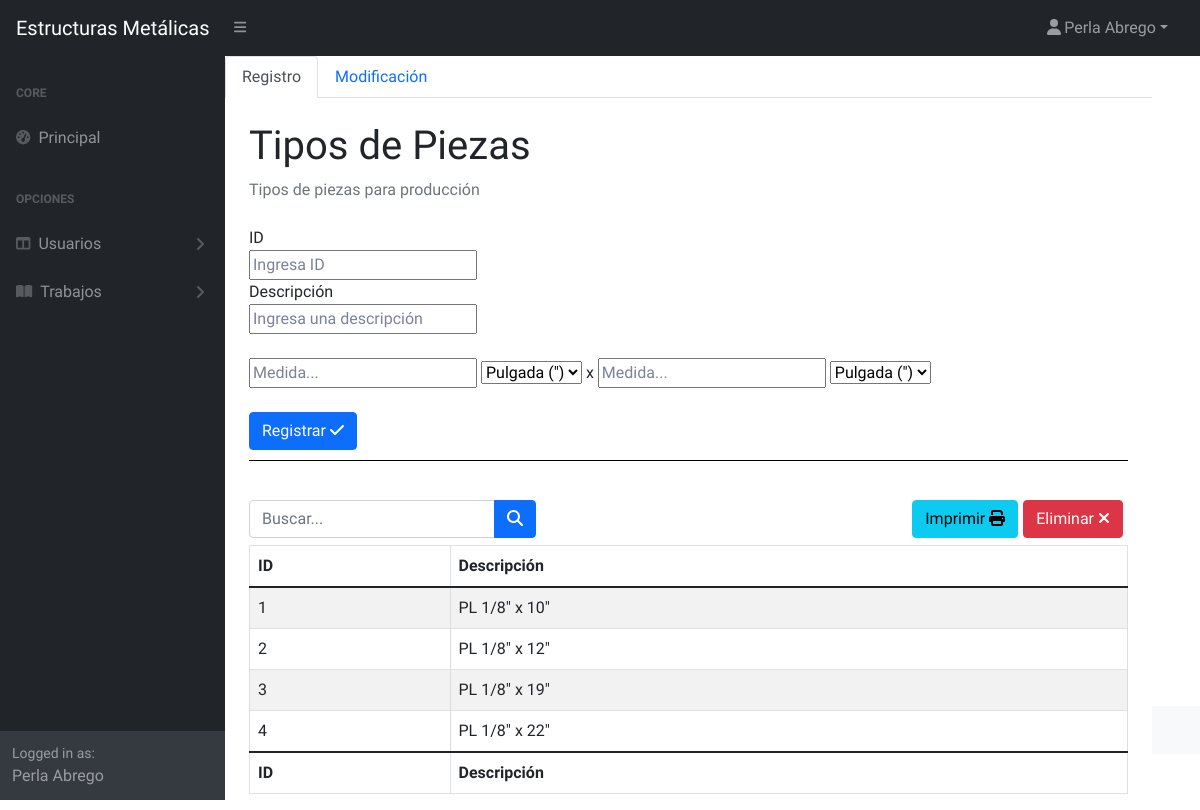
The page /principal/tiposDePieza.php?actualizacion=0 (signed in) on the database as committed earlier.
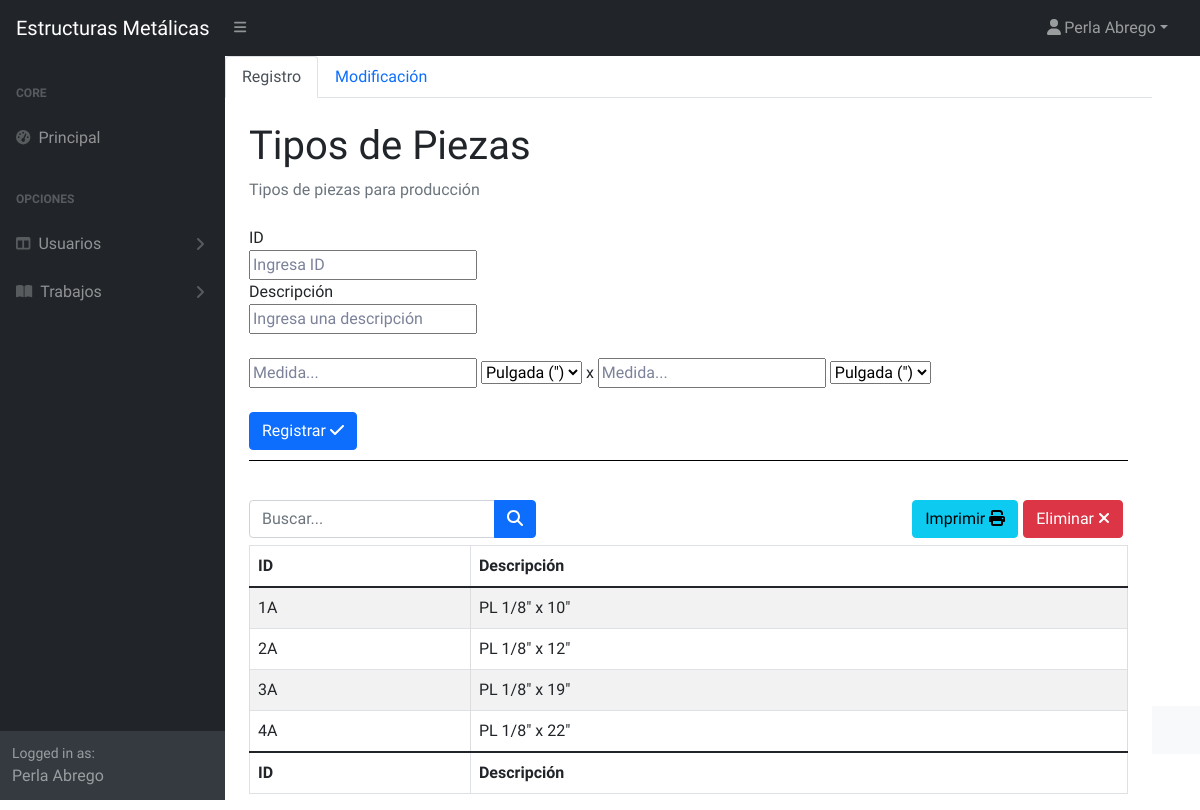
The same page on the database as committed later.
### tables this page shows
create table profile_pieza(
id_profile_pz varchar(8) primary key,
descr	varchar(40)
);

### php/crud/tipoPieza.php (called while the page is built, shortened)
<?php
    require_once MODEL_PATH."conexion.php";
    class TipoPieza{
        public function Consulta_Todos(){
            $con = new Conexion();
            $con->Conectar();
            $tabla = "profile_pieza";
            $sql = "SELECT id_profile_pz as 'ID', descr as 'Descripcion' FROM ". $tabla. ";";
            $result = $con->conexion->query($sql);
            if ($result->num_rows < 0) {
                return null;
            } else {
                return $result;
            }
        }
    }
?>

### php/conexion.php (called while the page is built, shortened)
<?php
class Conexion
{
    public $SQL_SERVER;
    public $SQL_USER;
    public $SQL_PASS;
    public $SQL_DB;
    function __construct()
    {
        $this->SQL_SERVER = "localhost";
        $this->SQL_USER = "root";
        $this->SQL_PASS = "";
        $this->SQL_DB = "StructuralSteel_db";
    }
    function Conectar(){
        $this->conexion = mysqli_connect(
            $this->SQL_SERVER,
            $this->SQL_USER,
            $this->SQL_PASS,
            $this->SQL_DB
        );
    }
}
?>

### principal/tiposDePieza.php (the view, shortened to what this page needs)
<!DOCTYPE html>
<html lang="en">
    <head>
        <link href="https://cdn.jsdelivr.net/npm/simple-datatables@latest/dist/style.css" rel="stylesheet" />
        <link href="css/styles.css" rel="stylesheet" />
        <link href="./css/style.css" rel="stylesheet" />
        <link href="../css/style_principal.css" rel="stylesheet" />
        <link rel="stylesheet" type="text/css" href="https://cdn.datatables.net/1.12.1/css/jquery.dataTables.css">
    </head>
    <body class="sb-nav-fixed">
        <nav class="sb-topnav navbar navbar-expand navbar-dark bg-dark">
            <a class="navbar-brand ps-3" href="index.php">Estructuras Metálicas</a>
            <button class="btn btn-link btn-sm order-1 order-lg-0 me-4 me-lg-0" id="sidebarToggle" href="#!"><i class="fas fa-bars"></i></button>
            <ul class="navbar-nav ms-auto ms-md-0 me-3 me-lg-4">
                <li class="nav-item dropdown">
                    <a class="nav-link dropdown-toggle" id="navbarDropdown" href="#" role="button" data-bs-toggle="dropdown" aria-expanded="false"><i class="fas fa-user fa-fw"></i><?php print $_SESSION['nombre']." ". $_SESSION['apellidoPat'];?></a>
                </li>
            </ul>
        </nav>
        <div id="layoutSidenav">
            <div id="layoutSidenav_nav">
                <nav class="sb-sidenav accordion sb-sidenav-dark" id="sidenavAccordion">
                    <div class="sb-sidenav-menu">
                        <div class="nav">
                            <div class="sb-sidenav-menu-heading">Core</div>
                            <a class="nav-link" href="index.php">
                                <div class="sb-nav-link-icon"><i class="fas fa-tachometer-alt"></i></div>
                                Principal
                            </a>
                            <div class="sb-sidenav-menu-heading">Opciones</div>
                            <a class="nav-link collapsed" href="#" data-bs-toggle="collapse" data-bs-target="#collapseLayouts" aria-expanded="false" aria-controls="collapseLayouts">
                                <div class="sb-nav-link-icon"><i class="fas fa-columns"></i></div>
                                Usuarios
                                <div class="sb-sidenav-collapse-arrow"><i class="fas fa-angle-down"></i></div>
                            </a>
                            <a class="nav-link collapsed" href="#" data-bs-toggle="collapse" data-bs-target="#collapsePages" aria-expanded="false" aria-controls="collapsePages">
                                <div class="sb-nav-link-icon"><i class="fas fa-book-open"></i></div>
                                Trabajos
                                <div class="sb-sidenav-collapse-arrow"><i class="fas fa-angle-down"></i></div>
                            </a>
                        </div>
                    </div>
                    <div class="sb-sidenav-footer">
                        <div class="small">Logged in as:</div>
                        <?php print $_SESSION['nombre']." ". $_SESSION['apellidoPat'];?>
                    </div>
                </nav>
            </div>
            <div id="layoutSidenav_content">
                <main>
                    <ul class="nav nav-tabs">
                        <li class="nav-item">
                            <a id="tab-registrar" class="nav-link active" aria-current="page" href="#">Registro</a>
                        </li>
                        <li class="nav-item">
                            <a id="tab-modificar" class="nav-link" href="#">Modificación</a>
                        </li>
                    </ul>
                    <div class="container-fluid px-4">
                        <h1 class="mt-4">Tipos de Piezas</h1>
                        <ol class="breadcrumb mb-4">
                            <li class="breadcrumb-item active">Tipos de piezas para producción</li>
                        </ol>
                        <div id="form-registrar">
                            <form action="../php/registroTipoPieza.php" method="post" class="Borde-Form">
                                <label for="id">ID</label>
                                <br>
                                <input type="text" name="id" id="id" placeholder="Ingresa ID" maxlength="8" pattern="[A-Za-z0-9]+" required />
                                <br>
                                <label for="descr">Descripción</label>
                                <br>
                                <input type="text"  name="descr" id="descr" placeholder="Ingresa una descripción" maxlength="15" required />
                                <br><br>
                                <input type="text"  name="medida1" id="medida1" placeholder="Medida..." maxlength="10" pattern="[0-9]+/?([0-9]?)+" required/>
                                <select name="sel_medida1">
                                    <option value = "pulgada">Pulgada (")</option>
                                </select>
                                x
                                <input type="text"  name="medida2" id="medida2" placeholder="Medida..." maxlength="10" pattern="[0-9]+/?([0-9]?)+" required>
                                <select name="sel_medida2">
                                    <option value = "pulgada">Pulgada (")</option>
                                </select>
                                <br><br>
                                <button type="submit" class="btn btn-primary">Registrar  <i class="fa fa-check"></i></button>
                            </form>
                        </div>
                        <br>
                        <form id="form" name="form" class="d-none d-md-inline-block form-inline ms-auto me-0 me-md-3 my-2 my-md-0">
                            <div class="input-group">
                                <input id="txtFiltro" class="form-control" type="text" placeholder="Buscar..." aria-label="Buscar..." aria-describedby="btnNavbarSearch" />
                                <button class="btn btn-primary" id="btnNavbarSearch" type="button"><i class="fas fa-search"></i></button>
                            </div>
                        </form>
                        <button name="n_Eliminar" id="i_Eliminar" class="btn btn-danger">Eliminar   <i class="fa fa-times"></i></button>
                        <form class="derecha mb-0" action="../php/reportes/reporte_tipo-pieza.php" method="post" target="_blank">
                                <button class="btn btn-info">Imprimir <i class="fa fa-print"></i></button>
                        </form>
                    <?php
                        require_once CRUD_PATH.'tipoPieza.php';
                        $t_Pieza = new TipoPieza();
                        $result = $t_Pieza->Consulta_Todos();
                        if(mysqli_num_rows($result) > 0)
                        {
                            $table = '
                            <table id="tabla" class="table table-striped table-bordered" border=1>
                                <thead class="thead-dark">
                                    <tr>
                                        <th scope="col"> ID </th>
                                        <th scope="col">Descripción</th>
                                    </tr>
                                </thead>
                                <tbody>
                            ';
                            while($row = mysqli_fetch_array($result))
                            {
                                $table .= '
                                        <tr>
                                            <td>'.$row["ID"].'</td>
                                            <td>'.$row["Descripcion"].'</td>
                                        </tr>
                                ';
                            }
                            $table .= '
                                </tbody>
                                <tfoot class="thead-dark">
                                    <tr>
                                        <th scope="col"> ID </th>
                                        <th scope="col">Descripción</th>
                                    </tr>
                                </tfoot>
                            </table>';
                            echo $table;
                        }
                    ?>
                    </div>
                </main>
            </div>
            <footer class="py-4 bg-light mt-auto">
                </footer>
        </div>
    </body>
</html>

### css/style.css (style rules this page uses)
body, html { font-family: 'Source Sans Pro', sans-serif; background-color: rgb(255, 255, 255); padding: 0; margin: 0; }
a { color: #5c7fda; text-decoration: none; }

### css/style_principal.css (style rules this page uses)
td { border: 1px #DDD solid; padding: 5px; cursor: pointer; }
#i_Eliminar { float: right; margin: 0px 5px 7px 5px; }
.derecha { float: right; }
.Borde-Form { padding-bottom: 10px; margin-bottom: 15px; border-bottom: 1px solid #000; }

Rows that differ between the two databases and show on the page:
removed profile_pieza: id_profile_pz "1", descr "PL 1/8\" x 10\""
removed profile_pieza: id_profile_pz "2", descr "PL 1/8\" x 12\""
removed profile_pieza: id_profile_pz "3", descr "PL 1/8\" x 19\""
removed profile_pieza: id_profile_pz "4", descr "PL 1/8\" x 22\""
added profile_pieza: id_profile_pz "1A", descr "PL 1/8\" x 10\""
added profile_pieza: id_profile_pz "2A", descr "PL 1/8\" x 12\""
added profile_pieza: id_profile_pz "3A", descr "PL 1/8\" x 19\""
added profile_pieza: id_profile_pz "4A", descr "PL 1/8\" x 22\""
